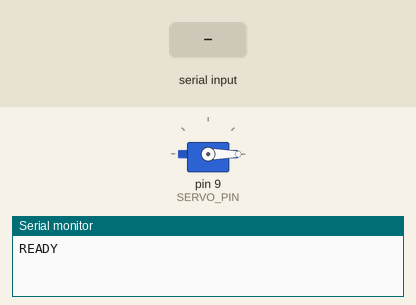
Recording of a sketch running on a simulated Arduino Uno, built with avr-gcc and run on an emulated ATmega328P. Parts: servo, the last lines printed to the serial monitor. The inputs (shaded band) are chosen by the test bench.

Above: at 1.2 s.
1.3 s: "CLOSE:90\n" received over Serial
At 1.76 s:
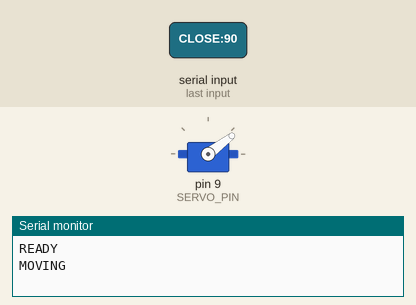
At 3.5 s:
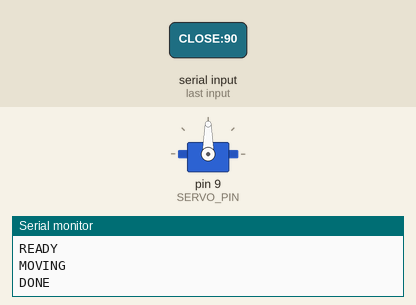
3.8 s: "STATUS\n" received over Serial
5.3 s: "PING\n" received over Serial
Timing chart, 0 to 8.3 s (numbered marks = the images above; inputs shaded):
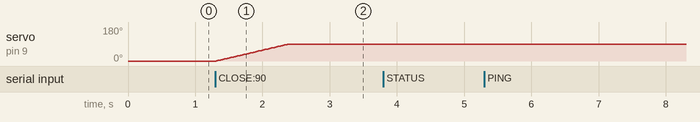

Measured:
- after the input at 1.3 s, servo on pin 9 (SERVO_PIN): moves from 0° to 90° over 1.1 s, starting at once

The sketch:

gripper.ino
```cpp
#include <Servo.h>

Servo gripServo;

const int SERVO_PIN = 9;
int currentAngle = 0;

void setup() {
  gripServo.attach(SERVO_PIN);
  gripServo.write(0);
  Serial.begin(9600);
  Serial.println("READY");
}

void loop() {
  if (!Serial.available()) {
    return;
  }

  String command = Serial.readStringUntil('\n');
  command.trim();

  if (command == "OPEN") {
    smoothMove(0);
  } else if (command.startsWith("CLOSE:")) {
    int target = command.substring(6).toInt();
    target = constrain(target, 0, 90);
    smoothMove(target);
  } else if (command == "STATUS") {
    Serial.println("ANGLE:" + String(currentAngle));
  } else if (command == "PING") {
    Serial.println("PONG");
  }
}

void smoothMove(int target) {
  Serial.println("MOVING");

  if (target == currentAngle) {
    Serial.println("DONE");
    return;
  }

  int step = target > currentAngle ? 1 : -1;
  while (currentAngle != target) {
    currentAngle += step;
    gripServo.write(currentAngle);
    delay(12);
  }

  Serial.println("DONE");
}
```
